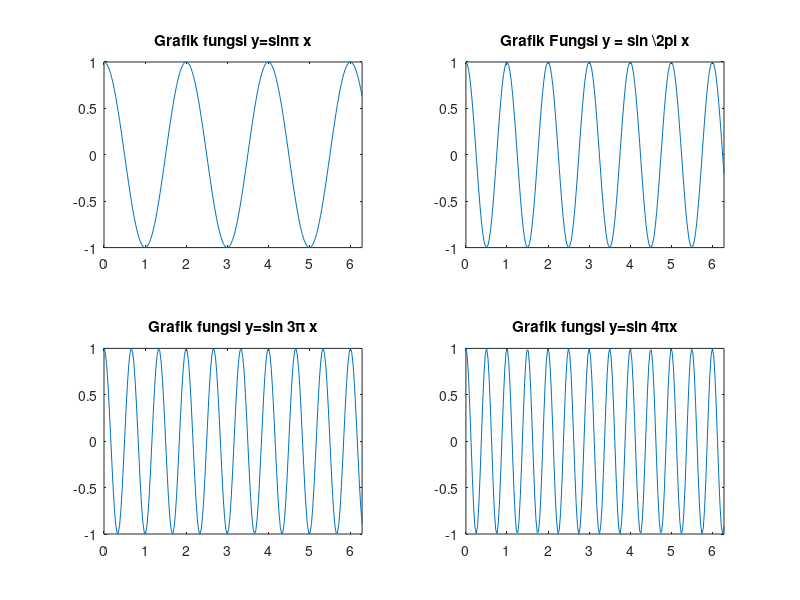

This figure's MATLAB source:
clear all
clc
x=linspace(0,2*pi,200),
subplot(2,2,1),
y1=cos(pi*x);
plot(x,y1)
xlim([0,2*pi])
title('Grafik fungsi y=sin\pi x')
subplot(2,2,2)
y2=cos(2*pi*x);
plot(x,y2)
xlim([0 2*pi])
title('Grafik Fungsi y = sin \2pi x')
subplot(2,2,3)
y3=cos(3*pi*x)
plot(x,y3)
xlim([0 2*pi])
title ('Grafik fungsi y=sin 3\pi x')
subplot(2,2,4)
y4=cos(4*pi*x);
plot(x,y4)
xlim([0 2*pi])
title('Grafik fungsi y=sin 4\pix')

